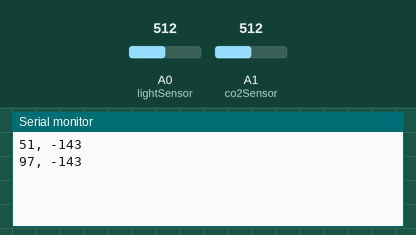
The sketch below on a simulated Arduino Uno, built with avr-gcc and run on an emulated ATmega328P. On the bench: the last lines printed to the serial monitor. The inputs (shaded band) are chosen by the test bench; at power-on: A0 (lightSensor) = 512, A1 (co2Sensor) = 512.

Above: at 1.2 s.
1.3 s: A0 (lightSensor) set to 716
At 2.6 s:
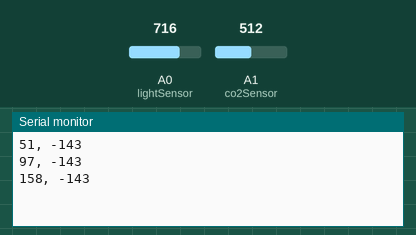
2.8 s: A1 (co2Sensor) set to 716
At 3.9 s:
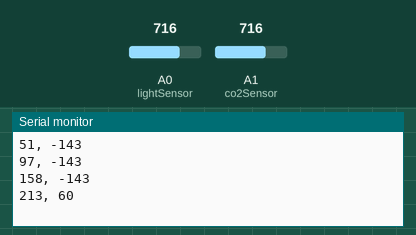
4.3 s: A0 (lightSensor) set to 900
At 5.6 s:
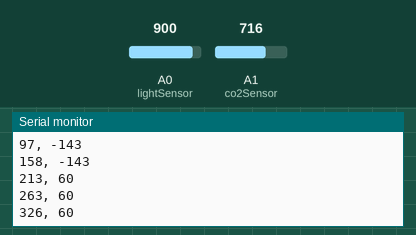
5.8 s: A1 (co2Sensor) set to 900
At 6.5 s:
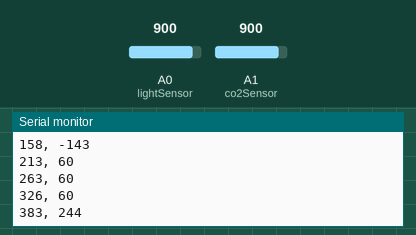
Timing chart, 0 to 8.3 s (numbered marks = the images above; inputs shaded):
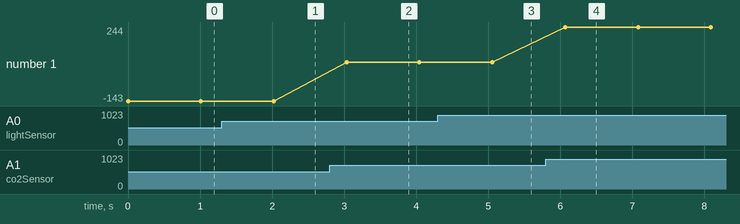

The sketch:

co2.ino
```cpp
#define lightSensor A0
#define co2Sensor A1
void setup()
{
  pinMode (lightSensor, INPUT);
  pinMode(co2Sensor,INPUT);
  Serial.begin(9600);
}

void loop()
{
  Serial.print(filterFirstOrderDelay());
  Serial.print(", ");
  Serial.println(filterAvg(100));
  delay(1000);
}

int filterAvg(int K)
{
  int data=0;
  for (int i=0;i<K;i++)
  {
    data+=analogRead(co2Sensor);
  }
  return data/K;
}

int filterFirstOrderDelay()
{
  const static float F=0.1;
  static int preData;
  int data=analogRead(lightSensor);
  preData=(int)((float)data*F+(1.0-F)*(float)preData);
  return preData;
}
```

Measured:
- after the input at 1.3 s, the serial monitor: prints a new line after 0.72 s (image 1)
- after the input at 2.8 s, the serial monitor: prints a new line after 0.23 s (image 2)
- after the input at 4.3 s, the serial monitor: prints a new line after 0.76 s (image 3)
- after the input at 5.8 s, the serial monitor: prints a new line after 0.27 s (image 4)
- plotted number 1: -143 → 60 after the input at 2.8 s, 60 → 244 after the input at 5.8 s
